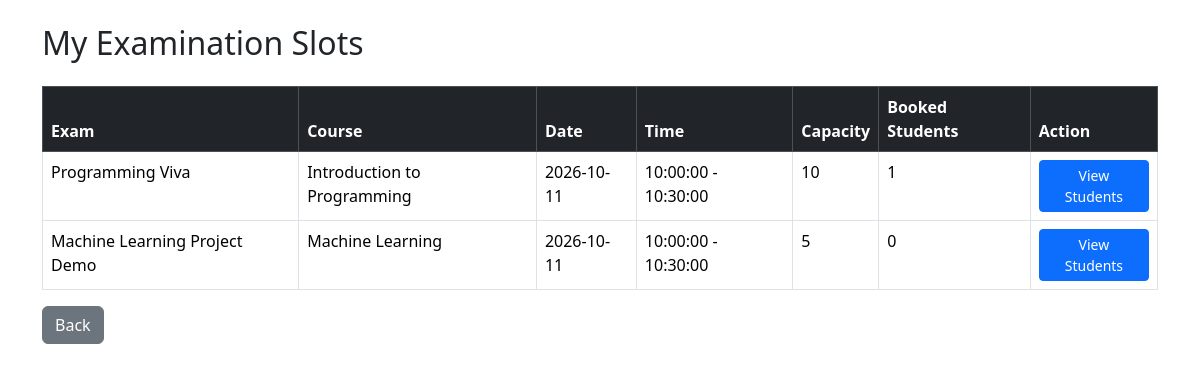
The page /examiner/slots (signed in) on the database its author committed.
### models.py (models this page shows)
class ExaminationSlot(db.Model):
    __tablename__ = "slots"
    id = db.Column(db.Integer, primary_key=True)
    examination_id = db.Column(db.Integer, db.ForeignKey("examinations.id"), nullable=False)
    examiner_id = db.Column(db.Integer, db.ForeignKey("users.id"), nullable=False)
    date = db.Column(db.Date)
    start_time = db.Column(db.Time)
    end_time = db.Column(db.Time)
    capacity = db.Column(db.Integer)
    available_seats = db.Column(db.Integer)
    status = db.Column(db.String(30), default="Available")
    examination = db.relationship(
        "Examination",
        backref="slots"
    )
    examiner = db.relationship(
        "User",
        foreign_keys=[examiner_id],
        backref="examiner_slots"
    )

class Examination(db.Model):
    __tablename__ = "examinations"
    id = db.Column(db.Integer, primary_key=True)
    course_id = db.Column(db.Integer, db.ForeignKey("courses.id"), nullable=False)
    examiner_id = db.Column(db.Integer, db.ForeignKey("users.id"), nullable=True)
    name = db.Column(db.String(100), nullable=False)
    exam_type = db.Column(db.String(30))
    duration = db.Column(db.Integer)
    max_marks = db.Column(db.Integer)
    slot_creation_start = db.Column(db.Date)
    slot_creation_end = db.Column(db.Date)
    booking_start = db.Column(db.Date)
    booking_end = db.Column(db.Date)
    status = db.Column(db.String(30))
    examiner = db.relationship(
        "User",
        foreign_keys=[examiner_id],
        backref="assigned_examinations"
    )
    course = db.relationship(
        "Course",
        backref="examinations"
    )

class Course(db.Model):
    __tablename__ = "courses"
    id = db.Column(db.Integer, primary_key=True)
    code = db.Column(db.String(20), unique=True, nullable=False)
    name = db.Column(db.String(100), nullable=False)
    description = db.Column(db.Text)
    status = db.Column(db.String(20), default="Active")

### app.py (the view)
@app.route("/examiner/slots")
@login_required
def examiner_slots():
    if current_user.role != "examiner":
        return redirect(url_for("login"))
    slots = ExaminationSlot.query.filter_by(
        examiner_id=current_user.id
    ).all()
    return render_template("examiner/slots.html", slots=slots)

### app.py (called while the page is built)
@login_manager.user_loader
def load_user(user_id):
    return db.session.get(User, int(user_id))

### templates/examiner/slots.html (shortened to what this page needs)
<!DOCTYPE html>
<html>
<head>
    <link href="https://cdn.jsdelivr.net/npm/bootstrap@5.3.3/dist/css/bootstrap.min.css" rel="stylesheet">
</head>
<body>
    <div class="container mt-4">
        <h2 class="mb-4">
            My Examination Slots
        </h2>
        <table class="table table-bordered table-hover">
            <thead class="table-dark">
                <tr>
                    <th>Exam</th>
                    <th>Course</th>
                    <th>Date</th>
                    <th>Time</th>
                    <th>Capacity</th>
                    <th>Booked Students</th>
                    <th>Action</th>
                </tr>
            </thead>
            <tbody>
                {% for slot in slots %}
                <tr>
                    <td>
                        {{ slot.examination.name }}
                    </td>
                    <td>
                        {{ slot.examination.course.name }}
                    </td>
                    <td>
                        {{ slot.date }}
                    </td>
                    <td>
                        {{ slot.start_time }}
                        -
                        {{ slot.end_time }}
                    </td>
                    <td>
                        {{ slot.capacity }}
                    </td>
                    <td>
                        {{ slot.bookings|selectattr("status", "equalto", "Booked")|list|length }}
                    </td>
                    <td>
                        <a href="{{ url_for('slot_students', id=slot.id) }}" class="btn btn-primary btn-sm">
                            View Students
                        </a>
                    </td>
                </tr>
                {% else %}
                <tr>
                    <td colspan="7" class="text-center">
                        No slots found.
                    </td>
                </tr>
                {% endfor %}
            </tbody>
        </table>
        <a href="{{ url_for('examiner_dashboard') }}" class="btn btn-secondary">
            Back
        </a>
    </div>
</body>
</html>

### rows shown on the page
ExaminationSlot: examination.name "Programming Viva", examination.course.name "Introduction to Programming", date "2026-10-11", start_time "10:00:00", end_time "10:30:00", capacity "10", bookings|selectattr "1"
ExaminationSlot: examination.name "Machine Learning Project Demo", examination.course.name "Machine Learning", date "2026-10-11", start_time "10:00:00", end_time "10:30:00", capacity "5", bookings|selectattr "0"
